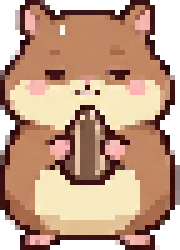
#> input picture art/hamster_c_src/c_brown.png, 36 x 50 px (shown 5 times larger)
$ python -i extract_ref.py   (imports and definitions only)
#> lines starting #> are read from the running program, lines starting #| are printed output that depends on the picture; after the words box and inside, x2 and y2 are one past the last pixel; in counts of white or black regions, pixels touching at a corner belong together
#!/usr/bin/env python3
"""스크린샷 속 픽셀 아트를 정확한 격자로 추출. python3 tools/extract_ref.py in.png out.png [tol]
흰 배경(테두리에 닿는 흰 영역)만 투명, 셀 크기는 셀 내부 분산이 최소인 칸 수로 추정, 비슷한 색은 tol 이내로 병합."""
import sys
import numpy as np
from PIL import Image
from scipy import ndimage
from collections import Counter

def extract(f, tol=15):
#> called with f = '../art/hamster_c_src/c_brown.png', tol = 15
    im = Image.open(f).convert("RGB"); a = np.array(im).astype(int)
    white = (a > 235).all(axis=2); lab, _ = ndimage.label(white)
#> after `white = (a > 235).all(axis=2)`:
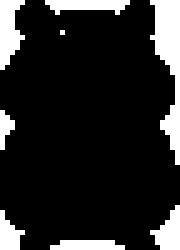
#> white: shape (50, 36) bool (shown 5 times larger); 15.4% white; 8 white regions (2 under 20 px), largest, box (x1, y1, x2, y2) and area: (30, 0, 36, 33) 101, (0, 0, 5, 14) 46, (9, 0, 26, 3) 34, (30, 41, 36, 50) 32, (10, 48, 25, 50) 26, (0, 42, 5, 50) 24
#> after `lab, _ = ndimage.label(white)`:
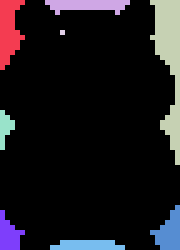
#> lab: shape (50, 36) int32 (shown 5 times larger); 9 distinct labels, from 0 to 8; one colour per label, 0 black
    border = set(lab[0]) | set(lab[-1]) | set(lab[:, 0]) | set(lab[:, -1]); border.discard(0)
#> after `border = set(lab[0]) | set(lab[-1]) | set(lab[:, 0]) | set(lab[:, -1])`: border = 8 items
    bg = np.isin(lab, list(border))
    # 외곽선 틈(수염·리본 끈)으로 새어 들어온 배경을 막는다: 전경을 닫고 구멍을 메운 뒤 그 밖만 배경
    fg = ndimage.binary_fill_holes(ndimage.binary_closing(~bg, structure=np.ones((3, 3)), iterations=6))
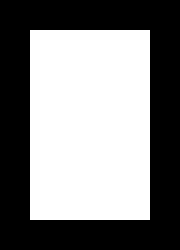
#> fg: shape (50, 36) bool (shown 5 times larger); 50.7% white; 1 black region, box (x1, y1, x2, y2) and area: (0, 0, 36, 50) 888
    bg = ~fg; ys, xs = np.where(fg); x0, x1, y0, y1 = xs.min(), xs.max() + 1, ys.min(), ys.max() + 1
#> after `bg = ~fg`: bg: shape (50, 36) bool; 49.3% white; 1 white region, box (x1, y1, x2, y2) and area: (0, 0, 36, 50) 888
#> after `ys, xs = np.where(fg)`: ys = 912 values from 6 to 43; xs = 912 values, max 29 at index 23, min 6 at index 0, mean 17.5
#> after `x0, x1, y0, y1 = (xs.min(), xs.max() + 1, ys.min(), ys.max() + 1)`: x0 = 6; x1 = 30; y0 = 6; y1 = 44
    w, h = x1 - x0, y1 - y0
#> w = 24; h = 38
    d = (np.abs(np.diff(a[y0:y1, x0:x1], axis=1)).sum(axis=2) > 40).sum(axis=0); xs2 = np.where(d > d.max() * 0.15)[0]
#> after `d = (np.abs(np.diff(a[y0:y1, x0:x1], axis=1)).sum(axis=2) > 40).sum(ax`: d = 23 values, max 16 at index 9, min 4 at index 11, mean 9.17
#> after `xs2 = np.where(d > d.max() * 0.15)[0]`: xs2 = 23 values from 0 to 22
    cl = []
    for x in xs2:
        if cl and x - cl[-1][-1] <= 2: cl[-1].append(x)
        else: cl.append([x])
#> this loop made 23 passes
#> after the loop, cl = [[0, 1, 2, 3, 4, 5, 6, 7, 8, 9, 10, 11, 12, 13, 14, 15, 16, 17, 18, 19, 20, 21, 22]]
    gaps = np.diff([np.mean(c) for c in cl]); gaps = gaps[(gaps >= 4) & (gaps <= 40)]
#> after `gaps = np.diff([np.mean(c) for c in cl])`: gaps = empty array
    cell = float(np.median(gaps)); n, m = round(w / cell), round(h / cell); cell = w / n
#> after `cell = float(np.median(gaps))`: cell = nan
    px = []
    for j in range(m):
        for i in range(n):
            y, x = int(y0 + (j + 0.5) * cell), int(x0 + (i + 0.5) * cell)
            px.append((0, 0, 0, 0) if bg[y, x] else tuple(int(v) for v in a[y, x]) + (255,))
    cols = Counter([p for p in px if p[3]]).most_common(); total = sum(c for _, c in cols); reps = []
    for c, cnt in cols:
        if cnt < total * 0.004: break  # 2% 미만은 가장자리 잔상 → 가까운 주요 색으로
        if not any(sum((c[i] - r[i]) ** 2 for i in range(3)) ** 0.5 < tol for r in reps): reps.append(c)
    lut = {c: min(reps, key=lambda r: sum((c[i] - r[i]) ** 2 for i in range(3))) for c, _ in cols}
    out = Image.new("RGBA", (n, m)); out.putdata([lut[p] if p[3] else p for p in px])
    return out, [r[:3] for r in reps]

# [2 lines not run here, left out]

#> (the run stopped early here; a loop or call above may not have finished)
